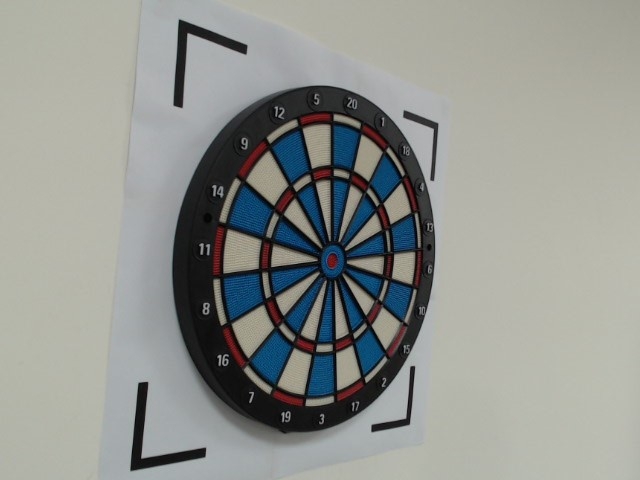
#> input picture game/dartboard_pic/old/locate/5.jpg, 640 x 480 px, found by its file name
$ python manual_position_correction.py
#> lines starting #> are read from the running program, lines starting #| are printed output that depends on the picture
import numpy as np
from cv2 import cv2

# cv2.getPerspectiveTransform()

def load_img(path):
#> called with path = './dartboard_pic/locate/5.jpg'
    img = cv2.imread(path)
#> img is the input picture: shape (480, 640, 3); mean B, G, R 143.5, 148.2, 145.5
    return img, img.shape

def img_show(img, ratio=1.0, name="Image"):
    img = cv2.resize(img, (0,0), fx=ratio, fy=ratio)
    cv2.imshow(name, img)
    cv2.waitKey(0)
    cv2.destroyAllWindows()

def pos_cor(img, pts1, R=500):
    """
    :param img:
    :param pts1:  [Left, Upper, Right, Lower]
    :param R:
    :return:
    """
    pts2 = np.float32([[R / 2, 0], [R, R / 2], [R / 2, R], [0, R / 2]])  # [Left, Upper, Right, Lower]
    M = cv2.getPerspectiveTransform(pts1, pts2)
    dst = cv2.warpPerspective(img, M, (R, R))
    return dst


path = './dartboard_pic/locate/5.jpg'

img, info = load_img(path)
#> info = (480, 640, 3)
print(img.shape)
#| (480, 640, 3)

# gray = cv2.cvtColor(img, cv2.COLOR_BGR2GRAY)

pts1 = np.float32([[354, 93], [435, 270], [322, 430], [189, 249]])
img = pos_cor(img, pts1)
#> in pos_cor, `dst = cv2.warpPerspective(img, M, (R, R))`:
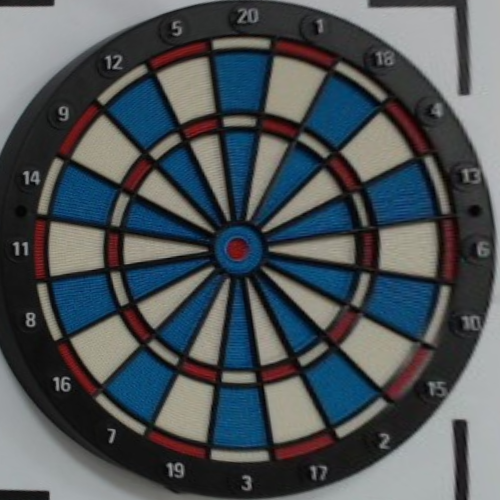
#> dst: shape (500, 500, 3); mean B, G, R 88.6, 84.2, 77.8


img_show(img)

$ run again, with game/dartboard_pic/old/locate/1.jpg copied over game/dartboard_pic/old/locate/5.jpg
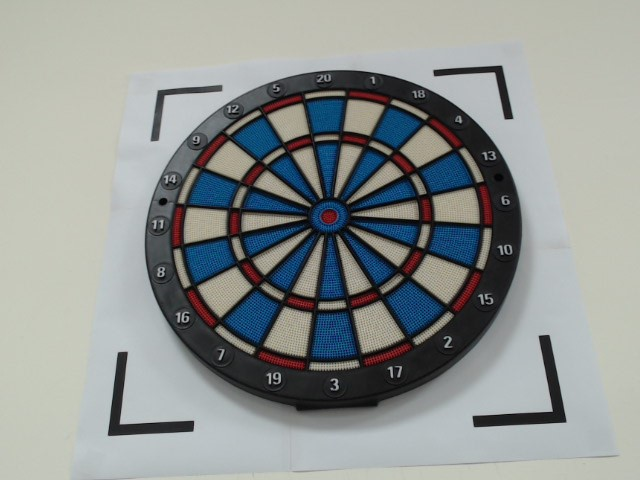
#> input picture game/dartboard_pic/old/locate/1.jpg, 640 x 480 px, found by its file name
#> in load_img, img is the input picture: shape (480, 640, 3); mean B, G, R 146.3, 148.2, 143.6
#> info = (480, 640, 3)
#| (480, 640, 3)
#> in pos_cor, `dst = cv2.warpPerspective(img, M, (R, R))`:
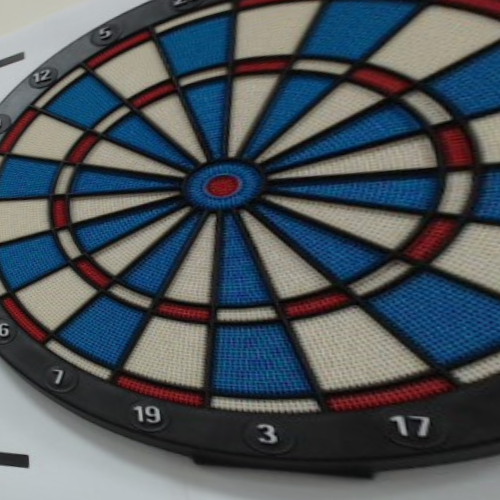
#> dst: shape (500, 500, 3); mean B, G, R 90, 83.4, 75.8

$ run again, with game/dartboard_pic/old/locate/10.jpg copied over game/dartboard_pic/old/locate/5.jpg
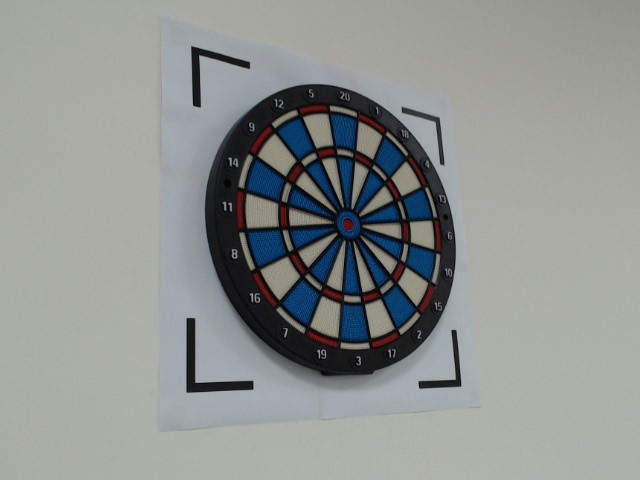
#> input picture game/dartboard_pic/old/locate/10.jpg, 640 x 480 px, found by its file name
#> in load_img, img is the input picture: shape (480, 640, 3); mean B, G, R 144.8, 146.8, 143.5
#> info = (480, 640, 3)
#| (480, 640, 3)
#> in pos_cor, `dst = cv2.warpPerspective(img, M, (R, R))`:
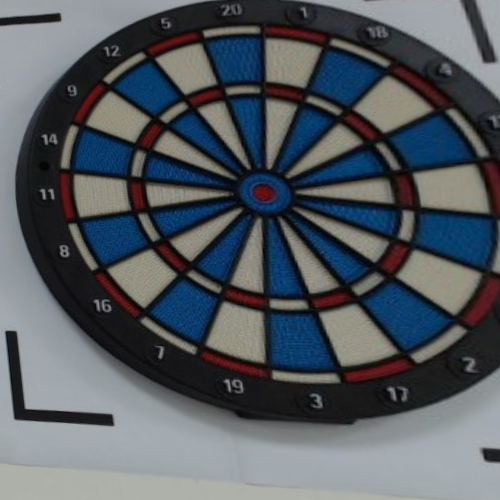
#> dst: shape (500, 500, 3); mean B, G, R 96.5, 89.8, 83.7

$ run again, with game/dartboard_pic/old/locate/11.jpg copied over game/dartboard_pic/old/locate/5.jpg
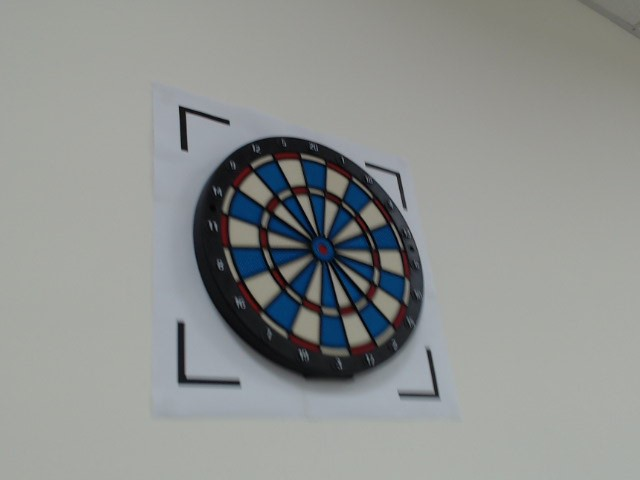
#> input picture game/dartboard_pic/old/locate/11.jpg, 640 x 480 px, found by its file name
#> in load_img, img is the input picture: shape (480, 640, 3); mean B, G, R 143.9, 145.9, 143.1
#> info = (480, 640, 3)
#| (480, 640, 3)
#> in pos_cor, `dst = cv2.warpPerspective(img, M, (R, R))`:
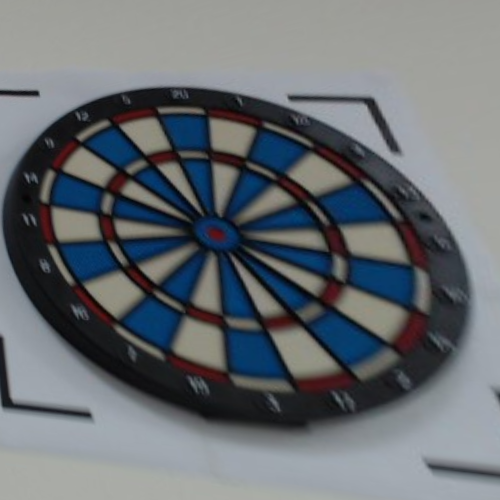
#> dst: shape (500, 500, 3); mean B, G, R 114, 109, 103.7
